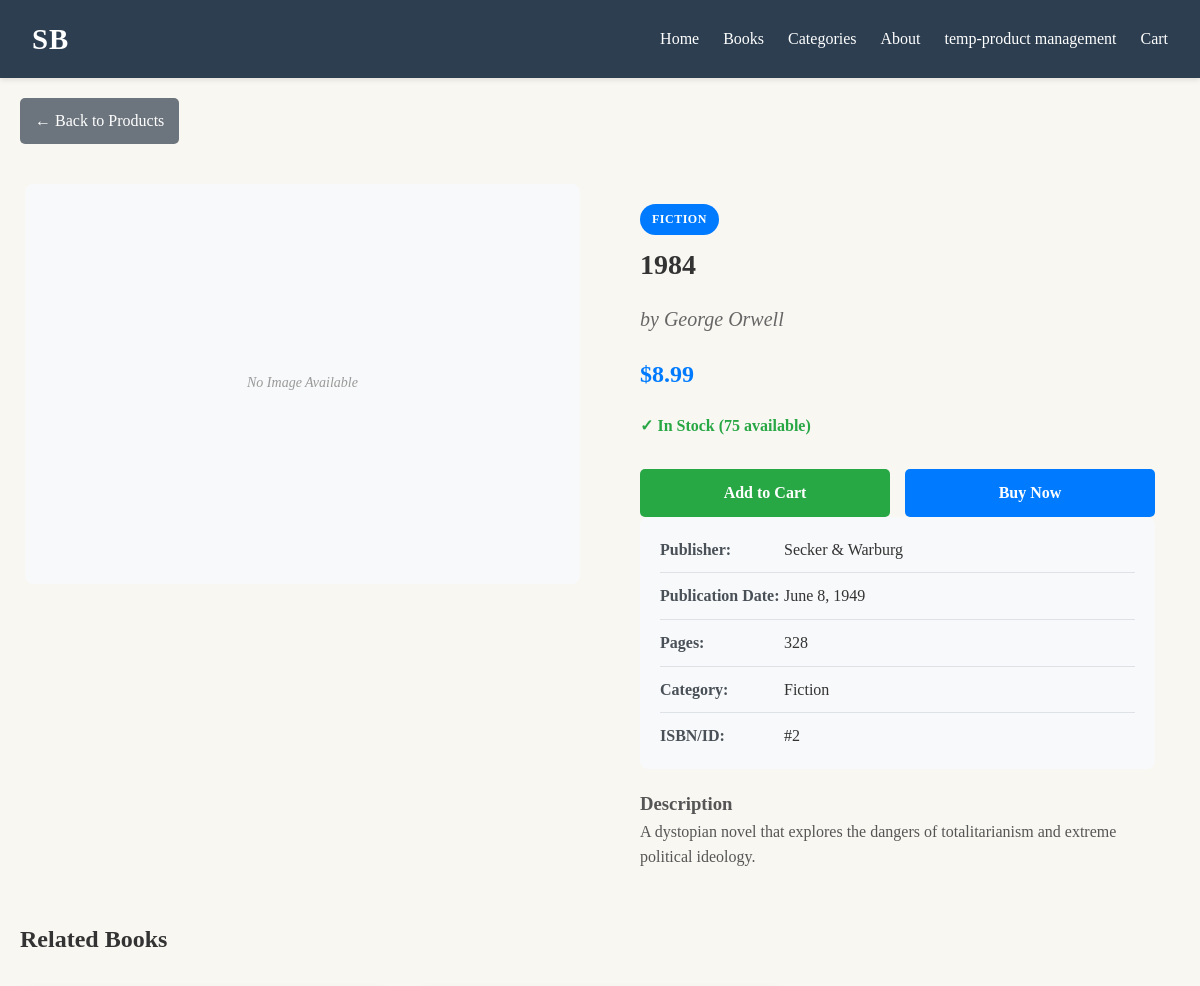
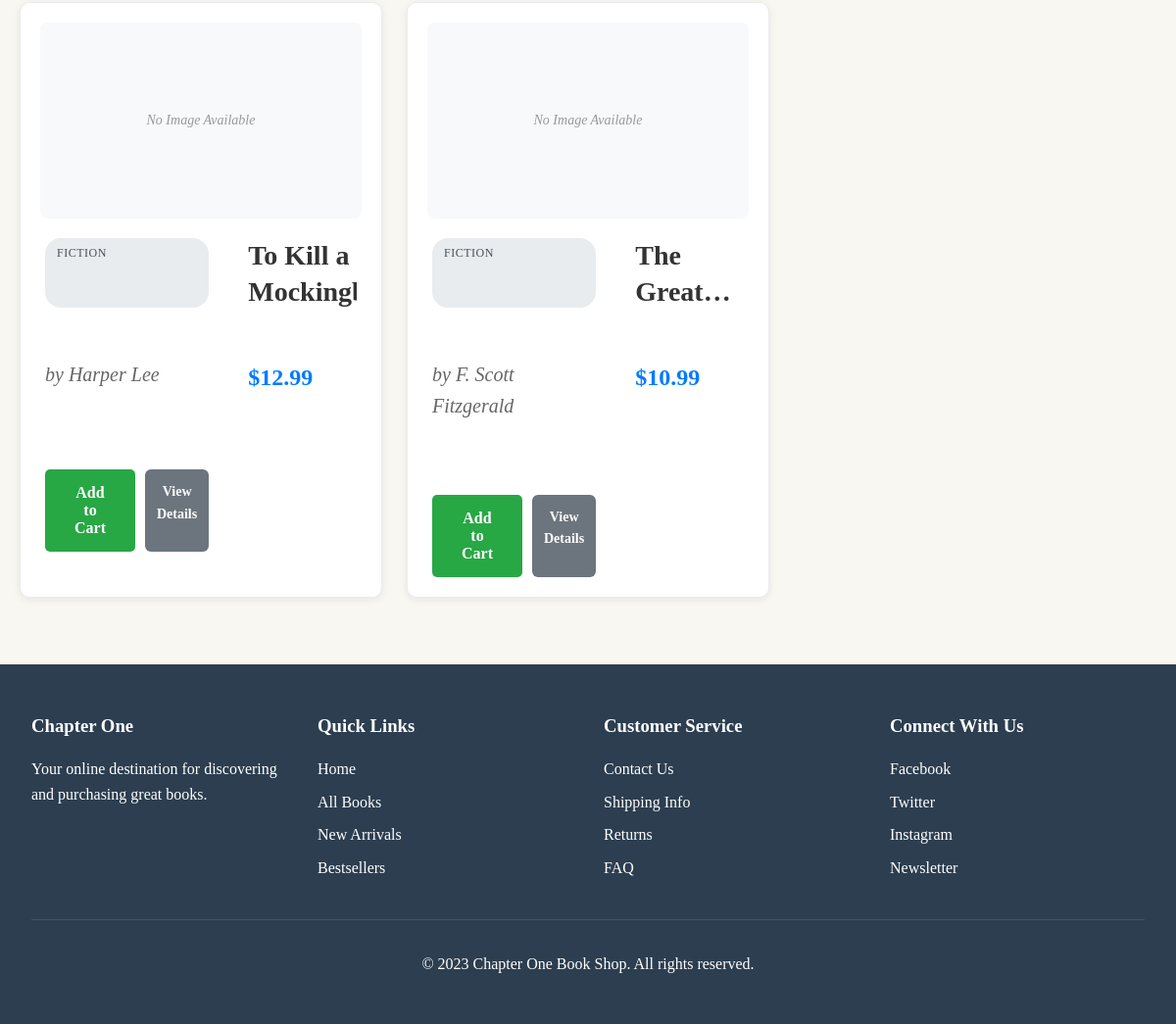
The app's page /page/product_details.php?id=2 with its own data (2 pictures, top to bottom).
### tables this page shows
CREATE TABLE products (
    id INT AUTO_INCREMENT PRIMARY KEY,
    category_id INT NULL,
    title VARCHAR(255) NOT NULL,
    author VARCHAR(255) NOT NULL,
    price DECIMAL(10, 2) NOT NULL,
    description TEXT,
    publisher VARCHAR(255),
    publication_date DATE,
    pages INT,
    cover_image VARCHAR(255),
    stock_quantity INT DEFAULT 0,
    created_at TIMESTAMP DEFAULT CURRENT_TIMESTAMP,
    updated_at TIMESTAMP DEFAULT CURRENT_TIMESTAMP ON UPDATE CURRENT_TIMESTAMP,
    FOREIGN KEY (category_id) REFERENCES categories(id) ON DELETE SET NULL
);

CREATE TABLE categories (
    id INT AUTO_INCREMENT PRIMARY KEY,
    name VARCHAR(255) NOT NULL UNIQUE,
    description TEXT,
    sort_order INT DEFAULT 0,
    created_at TIMESTAMP DEFAULT CURRENT_TIMESTAMP,
    updated_at TIMESTAMP DEFAULT CURRENT_TIMESTAMP ON UPDATE CURRENT_TIMESTAMP
);

### page/product_details.php (the view, shortened to what this page needs)
<?php
$host = 'localhost';
$dbname = 'sbonline';
$username = 'root';
$password = '';
$product = null;
$productImages = [];
$relatedProducts = [];
$error = '';
if (!isset($_GET['id']) || empty($_GET['id'])) {
    $error = "Product ID is required.";
} else {
    $productId = intval($_GET['id']);
    try {
        $pdo = new PDO("mysql:host=$host;dbname=$dbname;charset=utf8", $username, $password);
        $pdo->setAttribute(PDO::ATTR_ERRMODE, PDO::ERRMODE_EXCEPTION);
        $sql = "SELECT p.*, c.name as category_name, c.id as category_id
                FROM products p
                LEFT JOIN categories c ON p.category_id = c.id
                WHERE p.id = ?";
        $stmt = $pdo->prepare($sql);
        $stmt->execute([$productId]);
        $product = $stmt->fetch(PDO::FETCH_ASSOC);
        if (!$product) {
            $error = "Product not found.";
        } else {
            $imagesSql = "SELECT * FROM product_images WHERE product_id = ? ORDER BY sort_order";
            $imagesStmt = $pdo->prepare($imagesSql);
            $imagesStmt->execute([$productId]);
            $productImages = $imagesStmt->fetchAll(PDO::FETCH_ASSOC);
            if (!empty($product['category_id'])) {
                $relatedSql = "SELECT p.*, c.name as category_name
                              FROM products p
                              LEFT JOIN categories c ON p.category_id = c.id
                              WHERE p.category_id = ? AND p.id != ?
                              ORDER BY RAND()
                              LIMIT 4";
                $relatedStmt = $pdo->prepare($relatedSql);
                $relatedStmt->execute([$product['category_id'], $productId]);
                $relatedProducts = $relatedStmt->fetchAll(PDO::FETCH_ASSOC);
            }
        }
    } catch (PDOException $e) {
        $error = "Database error: " . $e->getMessage();
    }
}
include '../sb_head.php';
?>
<!DOCTYPE html>
<html lang="en">
<head>
    <link rel="stylesheet" href="/css/product.css">
</head>
<body>
    <div class="product-details-container">
        <?php if ($error): ?>
            <div class="error-message">
                <h3>Error</h3>
                <p><?php echo htmlspecialchars($error); ?></p>
                <a href="product.php" class="back-button">Back to Products</a>
            </div>
        <?php elseif ($product): ?>
            <a href="product.php" class="back-button">&larr; Back to Products</a>
            <div class="product-details">
                <div class="product-images">
                    <div class="main-image">
                        <?php if (!empty($productImages)): ?>
                            <img src="uploads/products/<?php echo htmlspecialchars($productImages[0]['image_path']); ?>"
                                 alt="<?php echo htmlspecialchars($product['title']); ?>"
                                 id="mainProductImage">
                        <?php else: ?>
                            <div class="no-image" style="height: 400px; display: flex; align-items: center; justify-content: center; background: #f8f9fa; border-radius: 8px;">
                                No Image Available
                            </div>
                        <?php endif; ?>
                    </div>
                </div>
                <div class="product-info">
                    <?php if (!empty($product['category_name'])): ?>
                        <div class="product-category category-highlight">
                            <?php echo htmlspecialchars($product['category_name']); ?>
                        </div>
                    <?php endif; ?>
                    <h1 class="product-title"><?php echo htmlspecialchars($product['title']); ?></h1>
                    <p class="product-author">by <?php echo htmlspecialchars($product['author']); ?></p>
                    <div class="product-price">$<?php echo number_format($product['price'], 2); ?></div>
                    <div class="stock-info">
                        <?php if ($product['stock_quantity'] > 0): ?>
                            <span class="in-stock">✓ In Stock (<?php echo $product['stock_quantity']; ?> available)</span>
                        <?php else: ?>
                            <span class="out-of-stock">✗ Out of Stock</span>
                        <?php endif; ?>
                    </div>
                    <div class="action-buttons">
                        <?php if ($product['stock_quantity'] > 0): ?>
                            <button class="add-to-cart-btn"
                                onclick="addToCart(<?php echo $product['id']; ?>)">
                                Add to Cart
                            </button>
                            <button class="buy-now-btn"
                                onclick="buyNow(<?php echo $product['id']; ?>)">
                                Buy Now
                            </button>
                        <?php else: ?>
                            <button class="add-to-cart-btn" disabled>Out of Stock</button>
                            <button class="buy-now-btn" disabled>Notify Me</button>
                        <?php endif; ?>
                    </div>
                    <div class="product-meta-details">
                        <div class="meta-item">
                            <span class="meta-label">Publisher:</span>
                            <span class="meta-value">
                                <?php echo !empty($product['publisher']) ? htmlspecialchars($product['publisher']) : 'Not specified'; ?>
                            </span>
                        </div>
                        <div class="meta-item">
                            <span class="meta-label">Publication Date:</span>
                            <span class="meta-value">
                                <?php echo !empty($product['publication_date']) ? date('F j, Y', strtotime($product['publication_date'])) : 'Not specified'; ?>
                            </span>
                        </div>
                        <div class="meta-item">
                            <span class="meta-label">Pages:</span>
                            <span class="meta-value">
                                <?php echo !empty($product['pages']) ? number_format($product['pages']) : 'Not specified'; ?>
                            </span>
                        </div>
                        <div class="meta-item">
                            <span class="meta-label">Category:</span>
                            <span class="meta-value">
                                <?php echo !empty($product['category_name']) ? htmlspecialchars($product['category_name']) : 'Uncategorized'; ?>
                            </span>
                        </div>
                        <div class="meta-item">
                            <span class="meta-label">ISBN/ID:</span>
                            <span class="meta-value">#<?php echo $product['id']; ?></span>
                        </div>
                    </div>
                    <?php if (!empty($product['description'])): ?>
                        <div class="product-description-full">
                            <h3>Description</h3>
                            <p><?php echo nl2br(htmlspecialchars($product['description'])); ?></p>
                        </div>
                    <?php endif; ?>
                </div>
            </div>
            <?php if (!empty($relatedProducts)): ?>
                <div class="related-products">
                    <h2>Related Books</h2>
                    <div class="products-grid">
                        <?php foreach ($relatedProducts as $relatedProduct): ?>
                            <div class="product-card">
                                <?php
                                $relatedProductId = $relatedProduct['id'];
                                $imageSql = "SELECT image_path FROM product_images WHERE product_id = ? ORDER BY sort_order LIMIT 1";
                                $imageStmt = $pdo->prepare($imageSql);
                                $imageStmt->execute([$relatedProductId]);
                                $relatedProductImage = $imageStmt->fetch(PDO::FETCH_ASSOC);
                                ?>
                                <div class="product-image">
                                    <?php if ($relatedProductImage && !empty($relatedProductImage['image_path'])): ?>
                                        <img src="uploads/products/<?php echo htmlspecialchars($relatedProductImage['image_path']); ?>"
                                             alt="<?php echo htmlspecialchars($relatedProduct['title']); ?>"
                                             onerror="this.style.display='none'; this.nextElementSibling.style.display='block';">
                                        <div class="no-image" style="display: none;">Image Failed to Load</div>
                                    <?php else: ?>
                                        <div class="no-image">No Image Available</div>
                                    <?php endif; ?>
                                </div>
                                <div class="product-details">
                                    <?php if (!empty($relatedProduct['category_name'])): ?>
                                        <div class="product-category">
                                            <?php echo htmlspecialchars($relatedProduct['category_name']); ?>
                                        </div>
                                    <?php endif; ?>
                                    <h3 class="product-title">
                                        <a href="product_details.php?id=<?php echo $relatedProduct['id']; ?>"
                                           style="text-decoration: none; color: inherit;">
                                            <?php echo htmlspecialchars($relatedProduct['title']); ?>
                                        </a>
                                    </h3>
                                    <p class="product-author">
                                        by <?php echo htmlspecialchars($relatedProduct['author']); ?>
                                    </p>
                                    <div class="product-price">
                                        $<?php echo number_format($relatedProduct['price'], 2); ?>
                                    </div>
                                    <div class="product-actions">
                                        <?php if ($relatedProduct['stock_quantity'] > 0): ?>
                                            <button class="add-to-cart-btn"
                                                    data-product-id="<?php echo $relatedProduct['id']; ?>"
                                                    data-product-title="<?php echo htmlspecialchars($relatedProduct['title']); ?>"
                                                    data-product-price="<?php echo $relatedProduct['price']; ?>">
                                                Add to Cart
                                            </button>
                                        <?php else: ?>
                                            <button class="add-to-cart-btn" disabled>Out of Stock</button>
                                        <?php endif; ?>
                                        <a href="product_details.php?id=<?php echo $relatedProduct['id']; ?>"
                                           class="view-details-btn"
                                           style="text-decoration: none; text-align: center;">
                                            View Details
                                        </a>
                                    </div>
                                </div>
                            </div>
                        <?php endforeach; ?>
                    </div>
                </div>
            <?php endif; ?>
        <?php endif; ?>
    </div>
</body>
</html>
<?php
include '../sb_foot.php';

### css/sb_style.css (style rules this page uses)
* { margin: 0; padding: 0; box-sizing: border-box; font-family: "Georgia", serif; }
body { background-color: #f9f7f2; color: #333; line-height: 1.6; }
a { text-decoration: none; color: inherit; }

### css/product.css (style rules this page uses)
.products-grid { display: grid; grid-template-columns: repeat(auto-fill, minmax(300px, 1fr)); gap: 25px; margin-top: 30px; }
.product-card { border: 1px solid #e9ecef; border-radius: 10px; padding: 20px; background: white; box-shadow: 0 2px 8px rgba(0, 0, 0, 0.08); transition: transform 0.3s, box-shadow 0.3s; position: relative; }
.product-category { display: inline-block; background: #e9ecef; color: #495057; padding: 6px 12px; border-radius: 16px; font-size: 12px; margin-bottom: 12px; font-weight: 500; text-transform: uppercase; letter-spacing: 0.5px; }
.category-highlight { background: #007bff; color: white; font-weight: 600; }
.product-image { text-align: center; margin-bottom: 20px; height: 200px; display: flex; align-items: center; justify-content: center; background: #f8f9fa; border-radius: 8px; overflow: hidden; }
.product-details { padding: 0 5px; }
.product-title { font-size: 18px; font-weight: 600; color: #333; margin-bottom: 8px; line-height: 1.3; min-height: 46px; display: -webkit-box; -webkit-line-clamp: 2; -webkit-box-orient: vertical; overflow: hidden; }
.product-author { font-size: 14px; color: #666; margin-bottom: 12px; font-style: italic; min-height: 20px; }
.product-price { font-size: 20px; font-weight: bold; color: #007bff; margin-bottom: 15px; }
.no-image { color: #999; font-style: italic; font-size: 14px; }
.product-actions { display: flex; gap: 10px; margin-top: 15px; }
.add-to-cart-btn { background: #28a745; color: white; flex: 2; padding: 12px; border: none; border-radius: 6px; cursor: pointer; font-size: 14px; font-weight: 600; transition: background 0.3s; }
.view-details-btn { background: #6c757d; color: white; flex: 1; padding: 12px; border: none; border-radius: 6px; cursor: pointer; font-size: 14px; font-weight: 600; transition: background 0.3s; }
.product-details-container { max-width: 1200px; margin: 0 auto; padding: 20px; }
.back-button { display: inline-block; margin-bottom: 20px; padding: 10px 15px; background: #6c757d; color: white; text-decoration: none; border-radius: 5px; transition: background 0.3s; }
.product-details { display: grid; grid-template-columns: 1fr 1fr; gap: 40px; margin-top: 20px; }
.product-images { position: sticky; top: 20px; }
.main-image { text-align: center; margin-bottom: 20px; }
.product-info { padding: 20px; }
.product-title { font-size: 28px; margin-bottom: 10px; color: #333; }
.product-author { font-size: 20px; color: #666; margin-bottom: 20px; font-style: italic; }
.product-price { font-size: 24px; font-weight: bold; color: #007bff; margin-bottom: 20px; }
.product-meta-details { background: #f8f9fa; padding: 20px; border-radius: 8px; margin-bottom: 20px; }
.meta-item { margin-bottom: 10px; padding-bottom: 10px; border-bottom: 1px solid #dee2e6; }
.meta-item:last-child { margin-bottom: 0; padding-bottom: 0; border-bottom: none; }
.meta-label { font-weight: bold; color: #495057; display: inline-block; width: 120px; }
.meta-value { color: #333; }
.product-description-full { line-height: 1.6; color: #555; margin-bottom: 30px; }
.stock-info { margin-bottom: 30px; font-size: 16px; }
.in-stock { color: #28a745; font-weight: bold; }
.action-buttons { display: flex; gap: 15px; margin-top: 30px; }
.add-to-cart-btn, .buy-now-btn { padding: 15px 30px; border: none; border-radius: 5px; font-size: 16px; cursor: pointer; transition: background 0.3s; flex: 1; font-weight: 600; }
.add-to-cart-btn { background: #28a745; color: white; }
.buy-now-btn { background: #007bff; color: white; }

### records on screen
products: category.name "FICTION", title "1984", author "George Orwell", price "8.99", stock_quantity "75", publisher "Secker & Warburg", publication_date "June 8, 1949", pages "328", category.name "Fiction", id "2", description "A dystopian novel that explores the dangers of totalitarianism and extreme political ideology."
products: category.name "FICTION", title "To Kill a…", author "Harper Lee", price "12.99"
products: category.name "FICTION", title "The…", author "F. Scott Fitzgerald", price "10.99"
